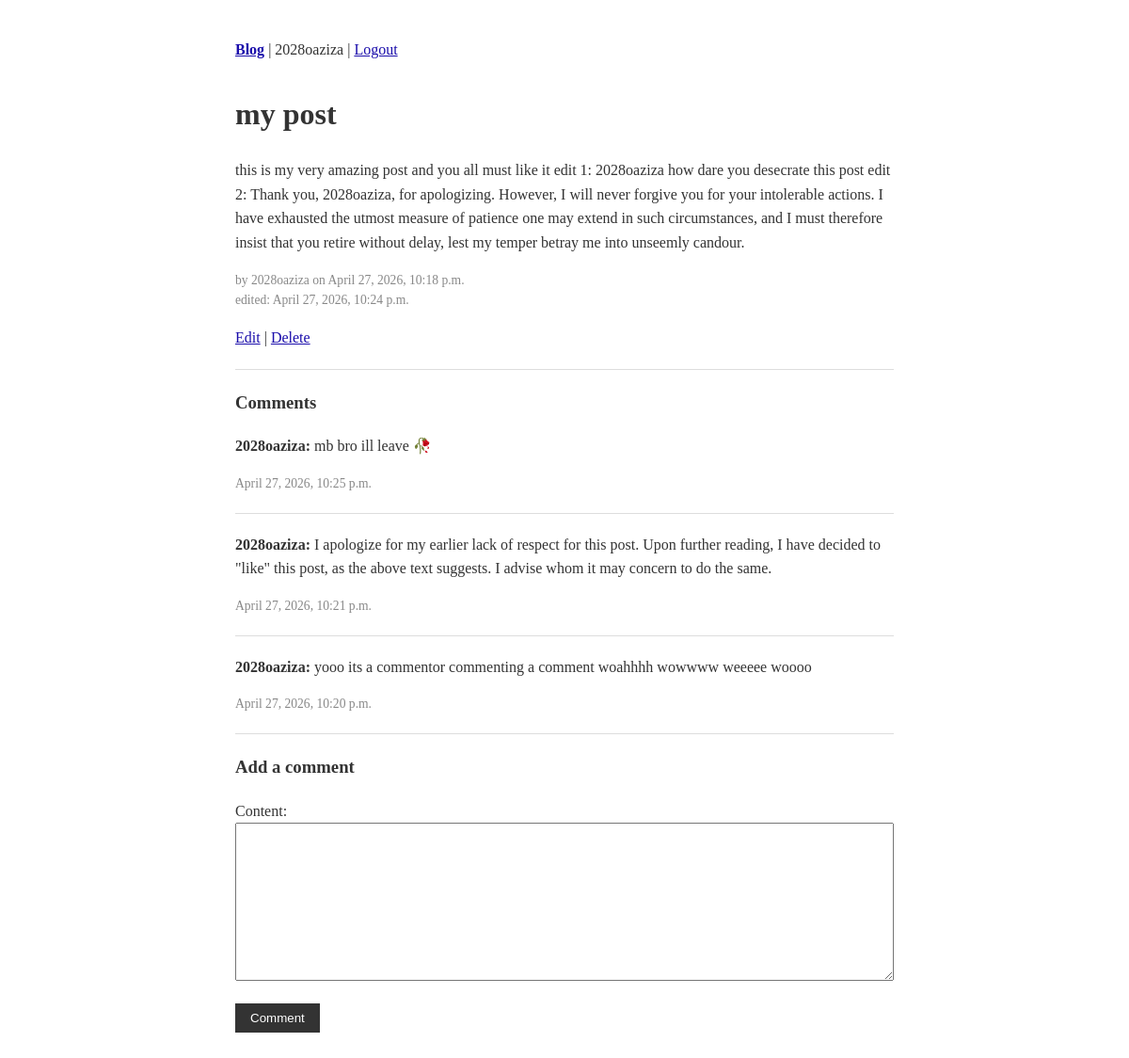
The app's page /post/1/ (signed in) with its own data.
### blog/models.py (models this page shows)
class Post(models.Model):
    title = models.CharField(max_length = 200)
    content = models.TextField()
    author = models.ForeignKey(User, on_delete = models.CASCADE)
    created_at = models.DateTimeField(auto_now_add=True)
    updated_at = models.DateTimeField(auto_now=True)
    date = models.DateField(default=timezone.now)

class Comment(models.Model):
    post = models.ForeignKey(Post, on_delete = models.CASCADE, related_name = 'comments')
    author = models.ForeignKey(User, on_delete = models.CASCADE)
    content = models.TextField()
    created_at = models.DateTimeField(auto_now_add=True)

### blog/views.py (the view, shortened to what this page needs)
# urls.py: path('post/<int:pk>/', views.post_detail, name='post_detail'),
def post_detail(request, pk):
    post = Post.objects.get(pk=pk)
    comments = post.comments.all().order_by('-created_at')
    form = CommentForm()
    return render(request, 'blog/post_detail.html', {'post': post, 'comments': comments, 'form' : form})

### blog/forms.py
class CommentForm(forms.ModelForm):
    class Meta:
        model = Comment
        fields = ['content']

### blog/templates/blog/post_detail.html (shortened to what this page needs)
{% extends 'blog/base.html' %}
{% block content %}
<h1>{{ post.title }}</h1>
<p>{{ post.content }}</p>
<p class="meta">
    by {{ post.author.username }} on {{ post.created_at }}
    {% if post.updated_at|date:"Y-m-d H:i:s" != post.created_at|date:"Y-m-d H:i:s" %}
        <br>edited: {{ post.updated_at }}
    {% endif %}
</p>
{% if user == post.author %}
    <p><a href="{% url 'post_edit' post.pk %}">Edit</a> | <a href="{% url 'post_delete' post.pk %}">Delete</a></p>
{% endif %}
<hr>
<h3>Comments</h3>
{% for comment in comments %}
    <p><strong>{{ comment.author.username }}:</strong> {{ comment.content }}</p>
    <p class="meta">{{ comment.created_at }}</p>
    <hr>
{% empty %}
    <p>No comments yet.</p>
{% endfor %}
{% if user.is_authenticated %}
    <h3>Add a comment</h3>
    <form method="post">
        {{ form.as_p }}
        <button type="submit">Comment</button>
    </form>
{% else %}
    <p><a href="{% url 'ion_login' %}">Log in</a> to comment.</p>
{% endif %}
{% endblock %}

### blog/templates/blog/base.html (shortened to what this page needs)
<!doctype html>
<html>
    <head>
    </head>
    <body>
        <div class = "nav">
            <a href = "{% url 'post_list' %}"><strong>Blog</strong></a>
            {% if user.is_authenticated %}
                | {{user.username}} | <a href = "{% url 'ion_logout' %}">Logout</a>
            {% else %}
                | <a href = "{% url 'ion_login' %}">Log in</a>
            {% endif %}
        </div>
        {% block content %}{% endblock %}
    </body>
</html>

### blog/templates/blog/base.html (style rules this page uses)
body { font-family: Georgia, serif; max-width: 700px; margin: 40px auto; padding: 0 20px; line-height: 1.6; color: #333; }
a { color: #1a0dab; }
hr { border: none; border-top: 1px solid #ddd; margin: 20px 0; }
button { padding: 8px 16px; background: #333; color: white; border: none; cursor: pointer; }
textarea, input[type="text"] { width: 100%; padding: 8px; box-sizing: border-box; }
.meta { color: #888; font-size: 0.85em; }
.nav { margin-bottom: 30px; }

### records on screen
Post: title "my post", content "this is my very amazing post and you all must like it edit 1: 2028oaziza how dare you desecrate this post edit 2: Thank you, 2028oaziza, for apologizing. However, I will never forgive you for your intolerable actions. I have exhausted the utmost measure of patience one may extend in such circumstances, and I must therefore insist that you retire without delay, lest my temper betray me into unseemly candour.", author.username "2028oaziza", created_at "April 27, 2026, 10:18 p.m.", updated_at "April 27, 2026, 10:24 p.m."
Comment: author.username "2028oaziza", content "mb bro ill leave 🥀", created_at "April 27, 2026, 10:25 p.m."
Comment: author.username "2028oaziza", content "I apologize for my earlier lack of respect for this post. Upon further reading, I have decided to \"like\" this post, as the above text suggests. I advise whom it may concern to do the same.", created_at "April 27, 2026, 10:21 p.m."
Comment: author.username "2028oaziza", content "yooo its a commentor commenting a comment woahhhh wowwww weeeee woooo", created_at "April 27, 2026, 10:20 p.m."

### other values on screen
{{ user.username }} "2028oaziza"
